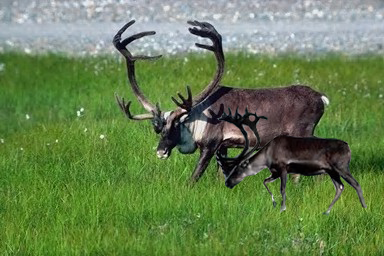
#> input picture src/test.tif, 384 x 256 px
$ jupyter execute test_image.ipynb   (shell and % lines are left out)
#> lines starting #> are read from the running program, lines starting #| are printed output that depends on the picture
[cell 1]
import numpy as np
import cv2
import matplotlib.pyplot as plt

[cell 2]
J = np.array([  0,   8,  16,  24,  32,  40,  48,  56,  64,  72,  80,  88,  96,
       104, 112, 120, 128, 136, 144, 152, 160, 168, 176, 184, 192, 200,
       208, 216, 224, 232, 240, 248, 256, 264, 272, 280, 288, 296, 304,
       312, 320, 328, 336, 344, 351])
I = np.array([  0,   8,  16,  24,  32,  40,  48,  56,  64,  72,  80,  88,  96,
       104, 112, 120, 128, 136, 144, 152, 160, 168, 176, 184, 192, 200,
       208, 216, 221])

[cell 3]
def enum_matrix(N, M, block_size, I, J):
    matrix = np.zeros((N, M))
    for i in I:
        for j in J:
            matrix[i:(i+block_size), j:(j+block_size)] += 1
    return matrix

[cell 4]
image = cv2.imread("./test.tif")[...,::-1]
for i in I:
    for j in J:
        block = image[i:(i+32), j:(j+32)]
        if block.shape != (32, 32, 3):
            print(block.shape)
            print(i)
            print(j)

[cell 5]
def pred_map(model, image, block_size, I, J):
    N, M, _ = image.shape
    pred_map = np.zeros((N, M))
    for i in I:
        for j in J:
            block = image[i:(i+block_size), j:(j+block_size)]
            label = model.predict([block])
            pred_map[i:(i+block_size), j:(j+block_size)] += label
    enum_mat = enum_matrix(N, M, block_size)
    return pred_map/enum_matrix

[cell 6]
l = np.load("./pred_map.npy")
#> (reads src/pred_map.npy from the repository)

[cell 7]
plt.imshow(image)

[cell 8]
plt.imshow(255-l, "gray")
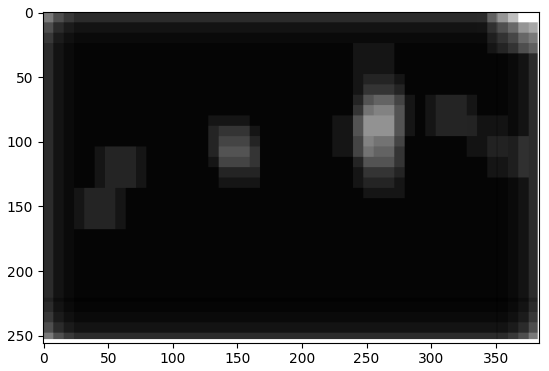
#> figure drawn by matplotlib, 1 panel
